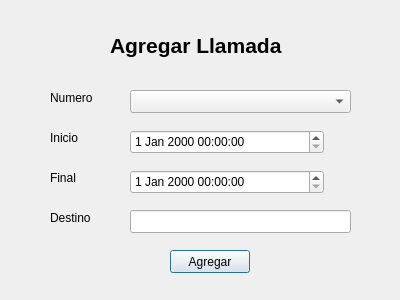
<?xml version="1.0" encoding="UTF-8"?>
<ui version="4.0">
 <class>AgregarLlamada</class>
 <widget class="QDialog" name="AgregarLlamada">
  <property name="geometry">
   <rect>
    <x>0</x>
    <y>0</y>
    <width>400</width>
    <height>300</height>
   </rect>
  </property>
  <property name="windowTitle">
   <string>Dialog</string>
  </property>
  <widget class="QLabel" name="label">
   <property name="geometry">
    <rect>
     <x>110</x>
     <y>20</y>
     <width>201</width>
     <height>51</height>
    </rect>
   </property>
   <property name="text">
    <string>&lt;html&gt;&lt;head/&gt;&lt;body&gt;&lt;p&gt;&lt;span style=&quot; font-size:16pt; font-weight:600;&quot;&gt;Agregar Llamada&lt;/span&gt;&lt;/p&gt;&lt;/body&gt;&lt;/html&gt;</string>
   </property>
  </widget>
  <widget class="QLabel" name="label_2">
   <property name="geometry">
    <rect>
     <x>50</x>
     <y>90</y>
     <width>57</width>
     <height>15</height>
    </rect>
   </property>
   <property name="text">
    <string>Numero</string>
   </property>
  </widget>
  <widget class="QComboBox" name="ALlamadaNumero">
   <property name="geometry">
    <rect>
     <x>130</x>
     <y>90</y>
     <width>221</width>
     <height>23</height>
    </rect>
   </property>
  </widget>
  <widget class="QLabel" name="label_3">
   <property name="geometry">
    <rect>
     <x>50</x>
     <y>130</y>
     <width>57</width>
     <height>15</height>
    </rect>
   </property>
   <property name="text">
    <string>Inicio</string>
   </property>
  </widget>
  <widget class="QDateTimeEdit" name="ALlamadaInicio">
   <property name="geometry">
    <rect>
     <x>130</x>
     <y>130</y>
     <width>194</width>
     <height>24</height>
    </rect>
   </property>
  </widget>
  <widget class="QDateTimeEdit" name="ALlamadaFinal">
   <property name="geometry">
    <rect>
     <x>130</x>
     <y>170</y>
     <width>194</width>
     <height>24</height>
    </rect>
   </property>
  </widget>
  <widget class="QLabel" name="label_4">
   <property name="geometry">
    <rect>
     <x>50</x>
     <y>170</y>
     <width>57</width>
     <height>15</height>
    </rect>
   </property>
   <property name="text">
    <string>Final</string>
   </property>
  </widget>
  <widget class="QLabel" name="label_5">
   <property name="geometry">
    <rect>
     <x>50</x>
     <y>210</y>
     <width>57</width>
     <height>15</height>
    </rect>
   </property>
   <property name="text">
    <string>Destino</string>
   </property>
  </widget>
  <widget class="QLineEdit" name="ALlamadaDestino">
   <property name="geometry">
    <rect>
     <x>130</x>
     <y>210</y>
     <width>221</width>
     <height>23</height>
    </rect>
   </property>
  </widget>
  <widget class="QPushButton" name="ALlamadaBotonAgregar">
   <property name="geometry">
    <rect>
     <x>170</x>
     <y>250</y>
     <width>80</width>
     <height>23</height>
    </rect>
   </property>
   <property name="text">
    <string>Agregar</string>
   </property>
  </widget>
 </widget>
 <resources/>
 <connections/>
</ui>
